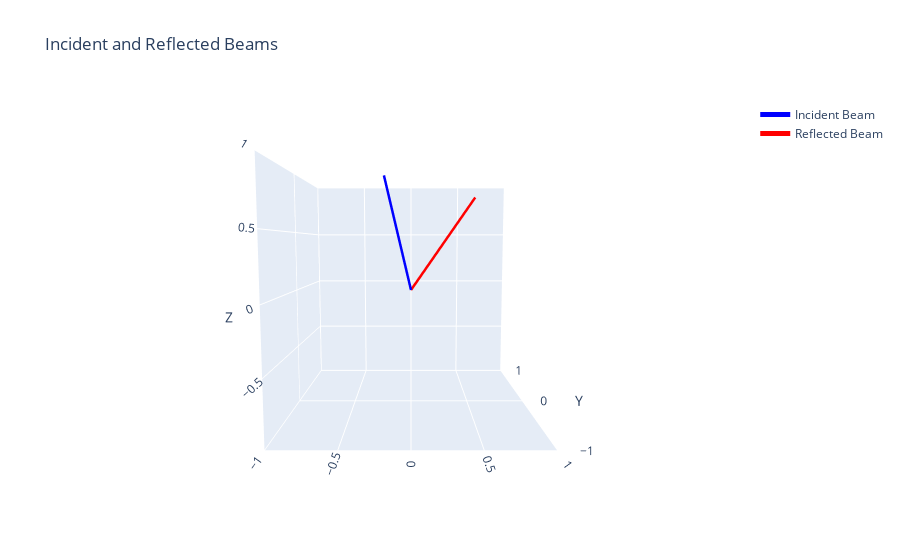

Notebook code cell kept with this figure:
### Code cell
# call main function
run(laser_azimuth, laser_polar, mirror_roll, mirror_pitch, mirror_yaw, intersection_plane_roll, intersection_plane_pitch, intersection_plane_yaw, intersection_plane_point)

### Figure 1 — Plotly figure (JSON) as saved in the notebook; plotly's stock layout.template omitted (floating-point values rounded to 4 significant figures)
{"data": [{"line": {"color": "blue", "width": 5}, "mode": "lines", "name": "Incident Beam", "type": "scatter3d", "x": [-0.2241, 0], "y": [-0.1294, 0], "z": [0.9659, 0]}, {"line": {"color": "red", "width": 5}, "mode": "lines", "name": "Reflected Beam", "type": "scatter3d", "x": [0, 0.5697], "y": [0, 0.1294], "z": [0, 0.8116]}], "layout": {"scene": {"aspectmode": "cube", "camera": {"eye": {"x": 0, "y": -2, "z": 0.2}}, "xaxis": {"range": [-1, 1], "title": {"text": "X"}}, "yaxis": {"range": [-1, 1], "title": {"text": "Y"}}, "zaxis": {"range": [-1, 1], "title": {"text": "Z"}}}, "title": {"text": "Incident and Reflected Beams"}}}
